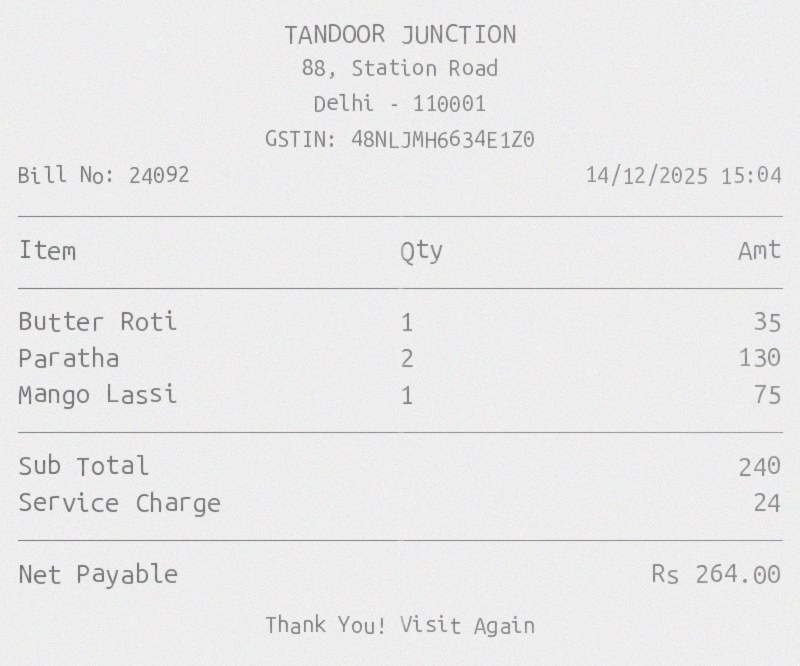
#> input picture examples/augmentation_by_profile/cord_original.jpg, 800 x 666 px
$ python -i augment.py   (imports and definitions only)
#> lines starting #> are read from the running program, lines starting #| are printed output that depends on the picture
#> further down, picture is the input picture: PIL image 800x666 RGB; mean R, G, B 234.3, 234.3, 234.4
# splitsnap/augment.py
"""augment.py - on-the-fly training augmentation for hard bills (blur, tilt, faded print, shadows...).
No flips (they destroy text). No opaque occlusion over text (it creates unreadable-but-labelled
fields and teaches hallucination); shadows/edge cuts are used instead."""
import io, random
import cv2
import numpy as np
from PIL import Image, ImageFilter, ImageEnhance


def _fill(img):
    return tuple(int(v) for v in np.median(np.array(img).reshape(-1, 3), axis=0))


def _rotate(img, rng, deg):
    return img.rotate(rng.uniform(-deg, deg), expand=True, fillcolor=_fill(img), resample=Image.BICUBIC)


def _perspective(img, rng, mag=0.04):
#> called with mag = 0.04
    a = np.array(img); h, w = a.shape[:2]
#> after `h, w = a.shape[:2]`: h = 666; w = 800
    src = np.float32([[0, 0], [w, 0], [w, h], [0, h]])
#> src = [[0, 0], [800, 0], [800, 666], [0, 666]]
    j = lambda m: rng.uniform(-m, m)
    dst = np.float32([[j(mag) * w, j(mag) * h], [w + j(mag) * w, j(mag) * h],
                      [w + j(mag) * w, h + j(mag) * h], [j(mag) * w, h + j(mag) * h]])
    out = cv2.warpPerspective(a, cv2.getPerspectiveTransform(src, dst), (w, h), borderMode=cv2.BORDER_REPLICATE)
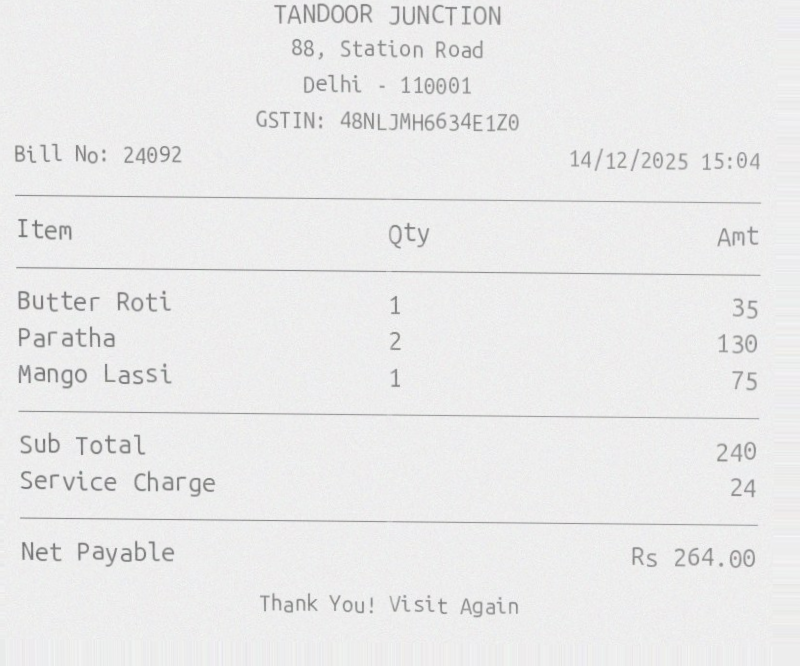
#> out: shape (666, 800, 3); mean R, G, B 234.4, 234.4, 234.5
#> in _rotate, `return img.rotate(rng.uniform(-deg, deg), expand=True, fillcolor=_fill..`:
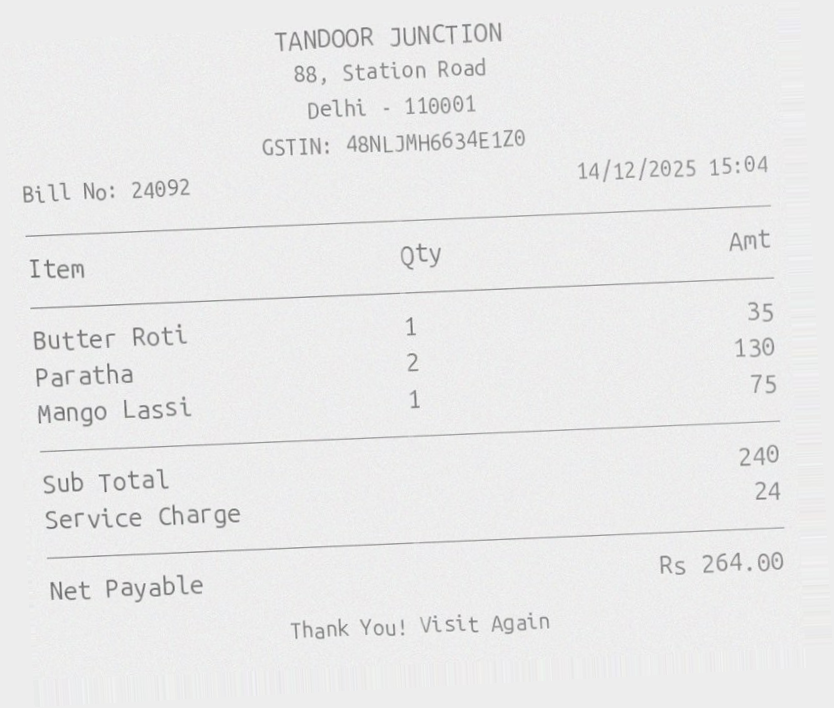
#> returned value: PIL image 834x708 RGB; mean R, G, B 234.2, 234.2, 234.3
    return Image.fromarray(out)


def _blur(img, rng):
    if rng.random() < 0.5:
        return img.filter(ImageFilter.GaussianBlur(rng.uniform(0.6, 2.2)))
    k = rng.choice([3, 5, 7]); kern = np.zeros((k, k), np.float32)
    kern[k // 2, :] = 1.0 / k                                  # horizontal motion blur
    ang = rng.uniform(0, 180)
    M = cv2.getRotationMatrix2D((k / 2 - 0.5, k / 2 - 0.5), ang, 1)
    kern = cv2.warpAffine(kern, M, (k, k)); kern /= max(kern.sum(), 1e-6)
    return Image.fromarray(cv2.filter2D(np.array(img), -1, kern))


def _bc(img, rng):
    img = ImageEnhance.Brightness(img).enhance(rng.uniform(0.7, 1.25))
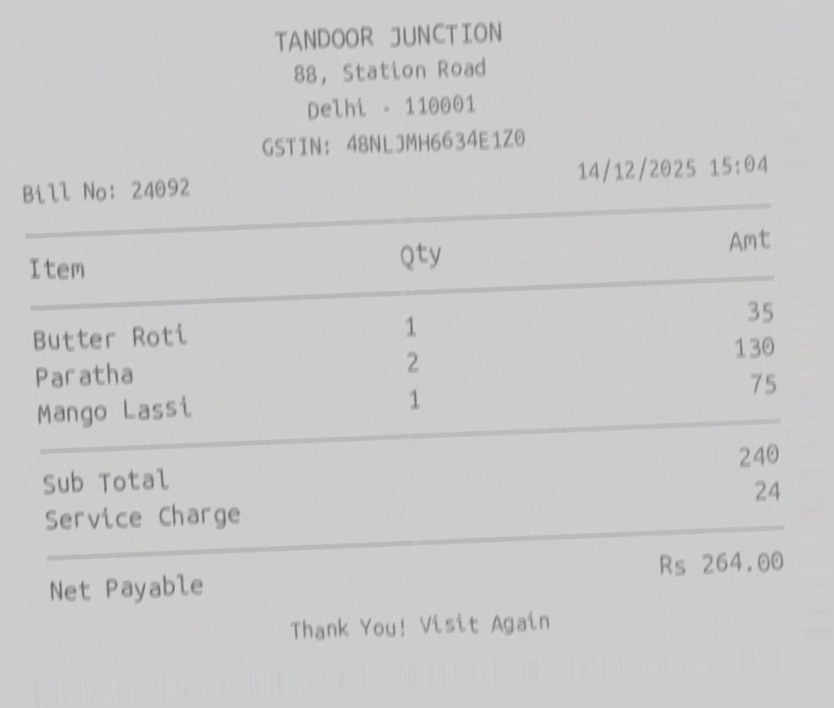
#> img: PIL image 834x708 RGB; mean R, G, B 201.6, 201.5, 201.6
    return ImageEnhance.Contrast(img).enhance(rng.uniform(0.7, 1.3))


def _faded(img, rng):                                           # faded thermal print
    a = np.array(img).astype(np.float32); alpha = rng.uniform(0.6, 0.85)
    return Image.fromarray(np.clip(255 - (255 - a) * alpha, 0, 255).astype(np.uint8))


# [7 lines left out: function _shadow, not called in this run]


def _noise(img, rng):
    a = np.array(img).astype(np.float32)
    return Image.fromarray(np.clip(a + np.random.normal(0, rng.uniform(3, 12), a.shape), 0, 255).astype(np.uint8))


def _jpeg(img, rng):
    buf = io.BytesIO(); img.save(buf, "JPEG", quality=rng.randint(25, 85)); buf.seek(0)
    return Image.open(buf).convert("RGB")


def _edge_cut(img, rng):                                        # receipt partly out of frame (<=3%)
    w, h = img.size; c = rng.uniform(0.0, 0.03)
    return img.crop((int(w * c * rng.random()), int(h * c * rng.random()), w - int(w * c * rng.random()), h - int(h * c * rng.random())))


# [77 lines left out: functions _noise_field, _table_texture, _photo_background, _crease, _curl, _vignette_cast and 1 more, not called in this run]


# probabilities per profile (EDA 2026-10-09: CORD already soft/dark phone photos -> gentle; SROIE flat sharp scans ->
# photo-style; synthetic bills are clean renders -> strongest, closest to real phone photos).
PROFILES = {
    "default": dict(bg=0.0, persp=.3, rot=.6, crease=0.0, curl=0.0, shadow=.3, vig=0.0, cut=.2, blur=.4, bc=.5, faded=.25, noise=.4, lowres=0.0, jpeg=.5, blur_sig=(.6, 2.2)),
    "cord":    dict(bg=0.0, persp=.2, rot=.5, crease=.1, curl=.1, shadow=.2, vig=.1, cut=.1, blur=.15, bc=.5, faded=.1, noise=.2, lowres=.05, jpeg=.3, blur_sig=(.4, 1.0)),
    "real":    dict(bg=0.0, persp=.2, rot=.5, crease=.1, curl=.1, shadow=.2, vig=.1, cut=.1, blur=.15, bc=.5, faded=.1, noise=.2, lowres=.05, jpeg=.3, blur_sig=(.4, 1.0)),
    "sroie":   dict(bg=.45, persp=.4, rot=.6, crease=.3, curl=.3, shadow=.5, vig=.4, cut=.15, blur=.4, bc=.6, faded=.2, noise=.4, lowres=.2, jpeg=.5, blur_sig=(.6, 2.0)),
    "synth":   dict(bg=.55, persp=.5, rot=.7, crease=.4, curl=.3, shadow=.5, vig=.4, cut=.15, blur=.4, bc=.6, faded=.2, noise=.5, lowres=.2, jpeg=.7, blur_sig=(.4, 1.2)),
}


def augment(img, rng=None, strength=1.0, profile="default"):
    """Training-only augmentation. profile in PROFILES (by data source). No flips, no opaque occlusion boxes."""
    rng = rng or random.Random(); P = PROFILES.get(profile, PROFILES["default"])
    if rng.random() < P["crease"]: img = _crease(img, rng)      # paper defects first, so they stay on the paper
    if rng.random() < P["curl"]: img = _curl(img, rng)
    if rng.random() < P["bg"]: img = _photo_background(img, rng)
    if rng.random() < P["persp"]: img = _perspective(img, rng, 0.04 * strength)
    if rng.random() < P["rot"]: img = _rotate(img, rng, 6 * strength)
    if rng.random() < P["shadow"]: img = _shadow(img, rng)
    if rng.random() < P["vig"]: img = _vignette_cast(img, rng)
    if rng.random() < P["cut"]: img = _edge_cut(img, rng)
    if rng.random() < P["blur"]:
        if rng.random() < 0.5: img = img.filter(ImageFilter.GaussianBlur(rng.uniform(*P["blur_sig"])))
        else: img = _blur(img, rng)
    if rng.random() < P["bc"]: img = _bc(img, rng)
    if rng.random() < P["faded"]: img = _faded(img, rng)
    if rng.random() < P["noise"]: img = _noise(img, rng)
    if rng.random() < P["lowres"]: img = _lowres(img, rng)
    if rng.random() < P["jpeg"]: img = _jpeg(img, rng)
    return img

>>> from PIL import Image
>>> picture = Image.open('../examples/augmentation_by_profile/cord_original.jpg')
>>> result = augment(picture)
